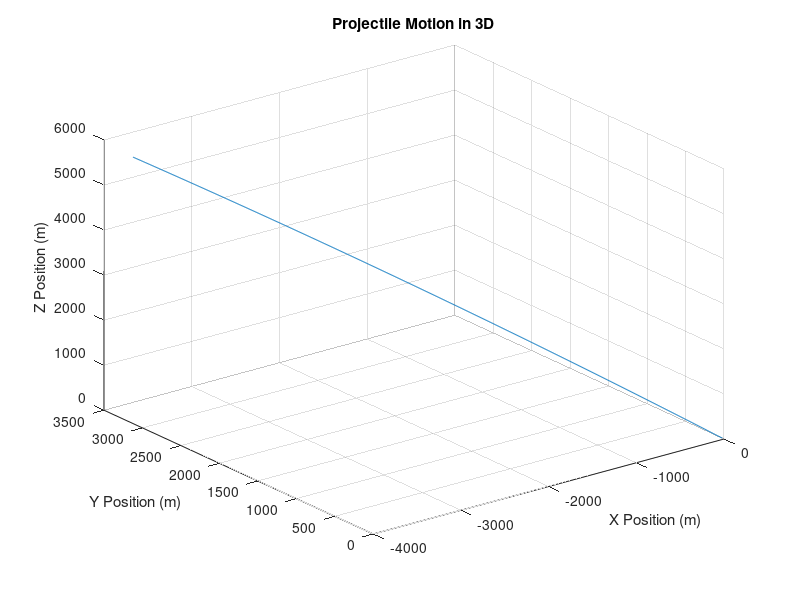

Recreate this plot in MATLAB.
%% Environmental Constants
clear; close all; clc

g = 9.81; % m/s^2

%% Projectile Properties
mass = 31; % kg
v0 = 800;  % m/s
pitch = 70;
yaw   = 15;

%% Initial velocity components
vx = v0 * cos(pitch) * cos(yaw);
vy = v0 * cos(pitch) * sin(yaw);
vz = v0 * sin(pitch);

%% Simulation setup
dt = 0.01;
t  = 0:dt:10;
N  = numel(t);

x = zeros(1,N);
y = zeros(1,N);
z = zeros(1,N);

%% Time-stepped simulation
for i = 2:N
    % Update positions
    x(i) = x(i-1) + vx * dt;
    y(i) = y(i-1) + vy * dt;
    z(i) = z(i-1) + vz * dt;

    % Update vertical velocity (gravity)
    vz = vz - g * dt;

    % Stop when projectile hits the ground
    if z(i) < 0
        x = x(1:i);
        y = y(1:i);
        z = z(1:i);
        break
    end
end

%% Plot
figure
plot3(x, y, z)
xlabel('X Position (m)')
ylabel('Y Position (m)')
zlabel('Z Position (m)')
title('Projectile Motion in 3D')
grid on
